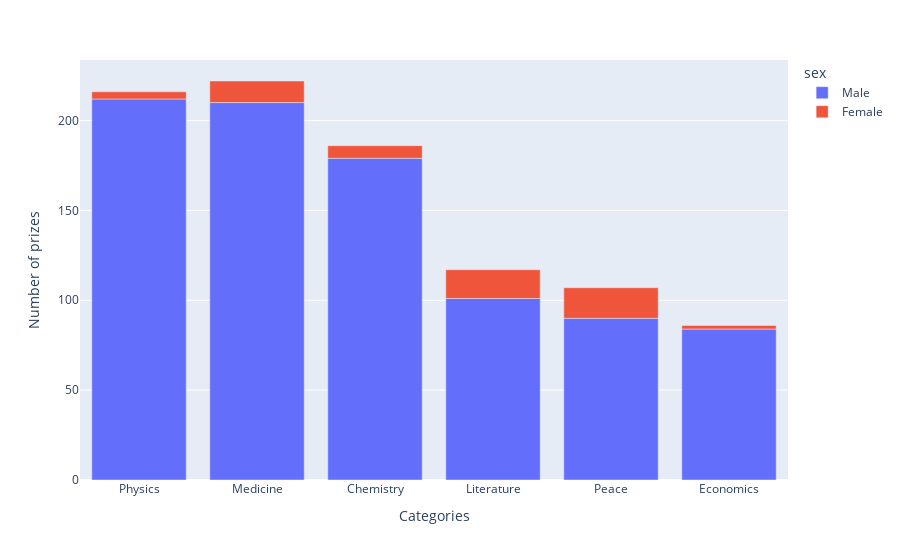

Notebook code cell kept with this figure:
### Code cell
fig = px.bar(group_number_prize,
          x='category',
          y='prize', 
          color='sex',
          labels={'category': 'Categories', 'prize': 'Number of prizes'})

fig.show()

### Figure 1 — Plotly figure (JSON) as saved in the notebook; plotly's stock layout.template omitted (floating-point values rounded to 4 significant figures)
{"data": [{"alignmentgroup": "True", "hovertemplate": "sex=Male<br>Categories=%{x}<br>Number of prizes=%{y}<extra></extra>", "legendgroup": "Male", "marker": {"color": "#636efa", "pattern": {"shape": ""}}, "name": "Male", "offsetgroup": "Male", "orientation": "v", "showlegend": true, "textposition": "auto", "type": "bar", "x": ["Physics", "Medicine", "Chemistry", "Literature", "Peace", "Economics"], "xaxis": "x", "y": [212, 210, 179, 101, 90, 84], "yaxis": "y"}, {"alignmentgroup": "True", "hovertemplate": "sex=Female<br>Categories=%{x}<br>Number of prizes=%{y}<extra></extra>", "legendgroup": "Female", "marker": {"color": "#EF553B", "pattern": {"shape": ""}}, "name": "Female", "offsetgroup": "Female", "orientation": "v", "showlegend": true, "textposition": "auto", "type": "bar", "x": ["Peace", "Literature", "Medicine", "Chemistry", "Physics", "Economics"], "xaxis": "x", "y": [17, 16, 12, 7, 4, 2], "yaxis": "y"}], "layout": {"barmode": "relative", "legend": {"title": {"text": "sex"}, "tracegroupgap": 0}, "margin": {"t": 60}, "xaxis": {"anchor": "y", "domain": [0, 1], "title": {"text": "Categories"}}, "yaxis": {"anchor": "x", "domain": [0, 1], "title": {"text": "Number of prizes"}}}}
